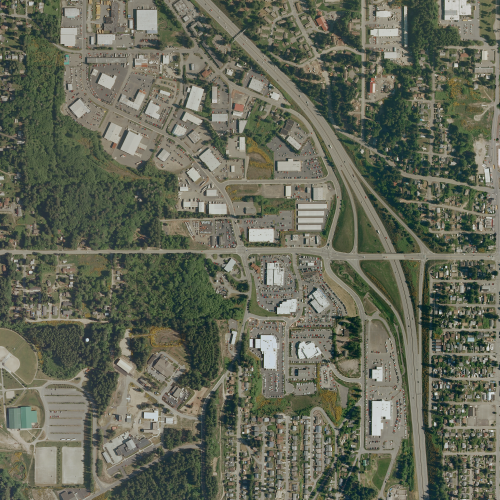
#> input picture data/raw/RGB.png, 1000 x 1000 px (shown at 1/2 size)
$ python local_run.py
#> lines starting #> are read from the running program, lines starting #| are printed output that depends on the picture
### src/splitraster/io.py
# import time
# from osgeo import gdal
import random
from pathlib import Path

import numpy as np
from skimage.io import imread, imsave
from tqdm import tqdm


def read_image(file_name) -> np.ndarray:
    """
    Read image from file_name
    Args: file_name: image file name
    Returns: image array
    Note:
    The different color bands/channels are stored in the third dimension,
    such that a gray-image is MxN, an RGB-image HxWx3 and an RGBA-image HxWx4.
    """
    try:
        if not Path(file_name).is_file():
            print(file_name + "Can not open file!")
            return None
        img = imread(file_name)
        return img
    except Exception as e:
        print("Error in read_image: " + str(e))
        return None


def save_image(img_arr, file_name) -> str:
    """
    Save image to file_name
    Args: img_arr: image array
    Output: file_name: image file name
    """
    if Path(file_name).is_file():
        print(f"Overwrite existing file: {file_name}")
    imsave(file_name, img_arr)
    return file_name


# [11 lines left out: function count_files, not called in this run]


def validate_tiling_params(crop_size, repetition_rate) -> int:
    """
    Validate crop and overlap settings, then return the stride.
    Args:
        crop_size: crop size
        repetition_rate: repetition rate
    Returns:
        stride
    """
    if crop_size <= 0:
        raise ValueError("crop_size must be greater than 0")
    if not 0 <= repetition_rate < 1:
        raise ValueError("repetition_rate must be greater than or equal to 0 and less than 1")

    stride = int(crop_size * (1 - repetition_rate))
    if stride <= 0:
        raise ValueError("crop_size and repetition_rate must produce a positive stride")
    return stride


def padding_image(img, stride) -> np.ndarray:
    """
    Padding image to the size of multiple of stride
    Args:
        img: image array
        stride: stride
    Returns:
        padded image array
    """

    if len(img.shape) == 2:
        img = img[:, :, np.newaxis]
    height = img.shape[0]
    width = img.shape[1]
    D = img.shape[2]  # this one is for (H, W, C) format
    # get the minial padding image size
    H = int(np.ceil(height / stride) * stride)
    W = int(np.ceil(width / stride) * stride)

    padded_img = np.zeros([H, W, D], dtype=img.dtype)
    for d in range(D):  # padding every layer
        onelayer = img[:, :, d]
        padded_img[:, :, d] = np.pad(onelayer, ((0, H - height), (0, W - width)), "reflect")
    padded_img = np.squeeze(padded_img)  # Remove axes of length one
    return padded_img


def split_image(img_path, save_path, crop_size, repetition_rate=0, overwrite=True) -> int:
    """
    Split image into tiles
    Args:
        img_path: image path
        save_path: save path
        crop_size: crop size
        repetition_rate: repetition rate
        overwrite: overwrite existing files
    Returns:
        number of tiles
    """

    # check input image
    img = read_image(img_path)
    if img is None:
        return None
    # get image suffix
    ext = Path(img_path).suffix
    # check output folder, if not exists, creat it.
    Path(save_path).mkdir(parents=True, exist_ok=True)

    print(f"Input Image File Shape (H, W, D):{img.shape}")

    stride = validate_tiling_params(crop_size, repetition_rate)
    print(f"crop_size = {crop_size}, stride = {stride}")

    padded_img = padding_image(img, stride)
    H = padded_img.shape[0]
    W = padded_img.shape[1]
    print(f"Padding Image File Shape (H, W, D):{padded_img.shape}")

    if overwrite:
        new_name = 1
    else:
        cnt = count_files(save_path)
        new_name = cnt + 1
        print(f"There are {cnt} files in the {save_path}")
        print(f"New image name will start with {new_name}")

    n_rows = int((H - crop_size) / stride + 1)
    n_cols = int((W - crop_size) / stride + 1)

    def tile_generator():
        for idh in range(n_rows):
            h = idh * stride
            for idw in range(n_cols):
                w = idw * stride
                yield h, w

    with tqdm(
        total=n_rows * n_cols, desc="Generating", colour="green", leave=True, unit="img"
    ) as pbar:
        if len(img.shape) == 2:
            for n, (h, w) in enumerate(tile_generator()):
                crop_img = padded_img[h : h + crop_size, w : w + crop_size]
                crop_image_name = f"{new_name:04d}{ext}"
                crop_image_path = Path(save_path) / crop_image_name
                save_image(crop_img, crop_image_path)
                new_name = new_name + 1
                pbar.update(1)
        else:
            for n, (h, w) in enumerate(tile_generator()):
                crop_img = padded_img[h : h + crop_size, w : w + crop_size, :]
                crop_image_name = f"{new_name:04d}{ext}"
                crop_image_path = Path(save_path) / crop_image_name
                save_image(crop_img, crop_image_path)
                new_name = new_name + 1
                pbar.update(1)

    return n + 1


def random_crop_image(
    img_path,
    img_save_path,
    label_path,
    label_save_path,
    crop_size=256,
    crop_number=20,
    img_ext=".jpg",
    label_ext=".png",
    overwrite=True,
) -> int:
    """Generate Random cropped image pair from the input image pairs.

    Args:
        img_path (str): path of input image
        img_save_path (str):
        crop_size (int): image tile size (H,W), i.e., 256x256
        overwrite (bool, optional): [overwrite existing files]. Defaults to True.
    """
    img = read_image(img_path)
    if img is None:
        print("Input image is missing")
        return None
    label = read_image(label_path)
    if label is None:
        print("Label image is missing")
        return None

    # check output folder, if not exists, create it.
    Path(img_save_path).mkdir(parents=True, exist_ok=True)
    Path(label_save_path).mkdir(parents=True, exist_ok=True)

    # get the file formats, if none, use the same format as the source file.
    if img_ext is None:
        img_ext = Path(img_path).suffix
    if label_ext is None:
        label_ext = Path(label_path).suffix

    # find the start name of the image paris.
    if overwrite:
        new_name = 1
    else:
        img_cnt = count_files(img_save_path)
        label_cnt = count_files(label_save_path)
        new_name = img_cnt + 1
        print(f"There are {img_cnt} files in the {img_save_path}")
        print(f"There are {label_cnt} files in the {label_save_path}")
        if not img_cnt == label_cnt:
            print("Image Pair doest not match in output folders.")
            return None
        print(f"New image pairs' name will start with {new_name}")

    crop_cnt = 0
    H = img.shape[0]
    W = img.shape[1]

    with tqdm(total=crop_number, desc="Generating", colour="green", leave=True, unit="img") as pbar:
        while crop_cnt < crop_number:
            # Crop img_crop, label_crop paris and save them to the output folders.
            UpperLeftX = random.randint(0, H - crop_size)
            UpperLeftY = random.randint(0, W - crop_size)
            if len(img.shape) == 2:
                imgCrop = img[
                    UpperLeftX : UpperLeftX + crop_size,
                    UpperLeftY : UpperLeftY + crop_size,
                ]
            else:
                imgCrop = img[
                    UpperLeftX : UpperLeftX + crop_size,
                    UpperLeftY : UpperLeftY + crop_size,
                    :,
                ]
            if len(label.shape) == 2:
                labelCrop = label[
                    UpperLeftX : UpperLeftX + crop_size,
                    UpperLeftY : UpperLeftY + crop_size,
                ]
            else:
                labelCrop = label[
                    UpperLeftX : UpperLeftX + crop_size,
                    UpperLeftY : UpperLeftY + crop_size,
                    :,
                ]
            # save image pairs
            crop_image_name = f"{new_name:04d}{img_ext}"
            crop_image_path = Path(img_save_path) / crop_image_name
            save_image(imgCrop, crop_image_path)

            crop_image_name = f"{new_name:04d}{label_ext}"
            crop_image_path = Path(label_save_path) / crop_image_name
            save_image(labelCrop, crop_image_path)

            new_name = new_name + 1  # update image name
            crop_cnt = crop_cnt + 1  # add crop count
            pbar.update(1)

    return crop_cnt  # return total crop sample pair number.

### src/splitraster/geo.py
import random
from pathlib import Path
from typing import Optional, Tuple

import numpy as np

from splitraster.io import validate_tiling_params

try:
    from osgeo import gdal, gdal_array
except ImportError:
    raise ImportError(
        "GDAL is not installed. Please install it using 'pip install \"splitraster[geo]\"' "
        "or follow the instructions in the README for system-level GDAL installation."
    )
from tqdm import tqdm


def read_rasterArray(image_path: str) -> Tuple[np.ndarray, Tuple[float, ...], str]:
    dataset = gdal.Open(image_path, gdal.GA_ReadOnly)
    if dataset is None:
        raise FileNotFoundError(f"Can not open raster file: {image_path}")
    image = dataset.ReadAsArray()  # get the rasterArray
    # convert 2D raster to [1, H, W] format
    if len(image.shape) == 2:
        image = image[np.newaxis, :, :]
    proj = dataset.GetProjection()
    geotrans = dataset.GetGeoTransform()
    return image, geotrans, proj


# [34 lines left out: functions save_rasterGeoTIF, save_rasterArray, not called in this run]


def count_files(folder_path: str) -> int:
    return sum(1 for path in Path(folder_path).iterdir() if path.is_file())


# [11 lines left out: function padding_mul_image, not called in this run]


def split_image(
    img_path: str,
    save_path: str,
    crop_size: int,
    repetition_rate: float = 0,
    overwrite: bool = True,
    ext: Optional[str] = ".",
) -> Optional[int]:
    # check input image
    img, geotrans, proj = read_rasterArray(img_path)
    if img is None:
        print("Image not found")
        return None
    # get image suffix
    ext = Path(img_path).suffix
    # check output folder, if not exists, creat it.
    Path(save_path).mkdir(parents=True, exist_ok=True)

    print(f"Input Image File Shape (D, H, W):{img.shape}")

    stride = validate_tiling_params(crop_size, repetition_rate)
    print(f"crop_size = {crop_size}, stride = {stride}")

    padded_img = padding_mul_image(img, stride)

    H = padded_img.shape[1]
    W = padded_img.shape[2]

    print(f"Padding Image File Shape (D, H, W):{padded_img.shape}")

    if overwrite:
        new_name = 1
    else:
        cnt = count_files(save_path)
        new_name = cnt + 1
        print(f"There are {cnt} files in the {save_path}")
        print(f"New image name will start with {new_name}")

    n_rows = int((H - crop_size) / stride + 1)
    n_cols = int((W - crop_size) / stride + 1)

    def tile_generator():
        for idh in range(n_rows):
            h = idh * stride
            for idw in range(n_cols):
                w = idw * stride
                yield h, w

    with tqdm(
        total=n_rows * n_cols, desc="Generating", colour="green", leave=True, unit="img"
    ) as pbar:
        for n, (h, w) in enumerate(tile_generator()):
            crop_img = padded_img[:, h : h + crop_size, w : w + crop_size]
            crop_image_name = f"{new_name:04d}{ext}"
            crop_image_path = Path(save_path) / crop_image_name
            save_rasterGeoTIF(crop_img, geotrans, proj, str(crop_image_path))
            new_name += 1
            pbar.update(1)

    return n + 1


# [93 lines left out: function random_crop_image, not called in this run]

### src/local_run.py
# %% Example A: General image seg dataset
from splitraster import geo, io


# %% Example A: General image seg dataset - Slide Window Method
input_image_path = "../data/raw/RGB.png"
gt_image_path = "../data/raw/GT.png"

input_save_path = "../data/processed/RGB"
gt_save_path = "../data/processed/GT"

crop_size = 256
repetition_rate = 0
overwrite = True

n = io.split_image(
    input_image_path,
    input_save_path,
    crop_size,
    repetition_rate=repetition_rate,
    overwrite=overwrite,
)
#> in read_image, img is the input picture: shape (1000, 1000, 3); mean R, G, B 100.5, 103.9, 88
#> in validate_tiling_params, `stride = int(crop_size * (1 - repetition_rate))`: stride = 256
#> in padding_image, `height = img.shape[0]`: height = 1000
#> in padding_image, `H = int(np.ceil(height / stride) * stride)`: H = 1024
#> after the loop in padding_image, `for d in range(D):`:
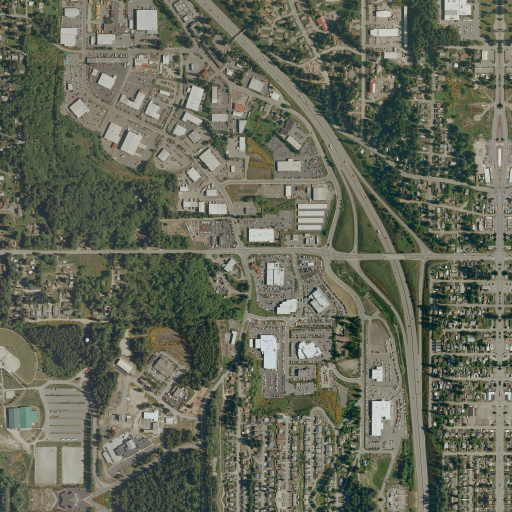
#> padded_img: shape (1024, 1024, 3) (shown at 1/2 size); mean R, G, B 100.9, 104.1, 88.3
#> in save_image (call 15), `imsave(file_name, img_arr)`:
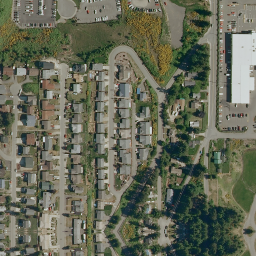
#> saved as 0015.png: shape (256, 256, 3); mean R, G, B 102, 105.5, 88
#> in save_image (call 16), `imsave(file_name, img_arr)`:
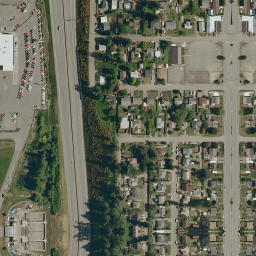
#> saved as 0016.png: shape (256, 256, 3); mean R, G, B 105.2, 107.9, 91.9
#> n = 16
print(f"{n} tiles sample of {input_image_path} are added at {input_save_path}")
#| 16 tiles sample of ../data/raw/RGB.png are added at ../data/processed/RGB

n = io.split_image(
    gt_image_path,
    gt_save_path,
    crop_size,
    repetition_rate=repetition_rate,
    overwrite=overwrite,
)
#> call 2 of read_image, with file_name = '../data/raw/GT.png'
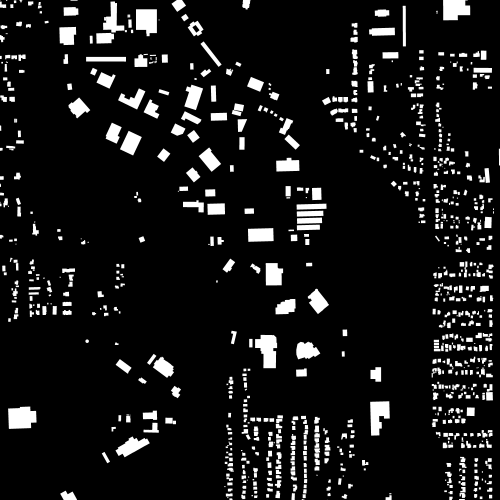
#> input picture data/raw/GT.png, 1000 x 1000 px (shown at 1/2 size)
#> in read_image, img is the input picture: shape (1000, 1000); min 0, max 255, mean 23.1
#> call 2 of padding_image, with stride = 256
#> after the loop in padding_image (call 2), `for d in range(D):`:
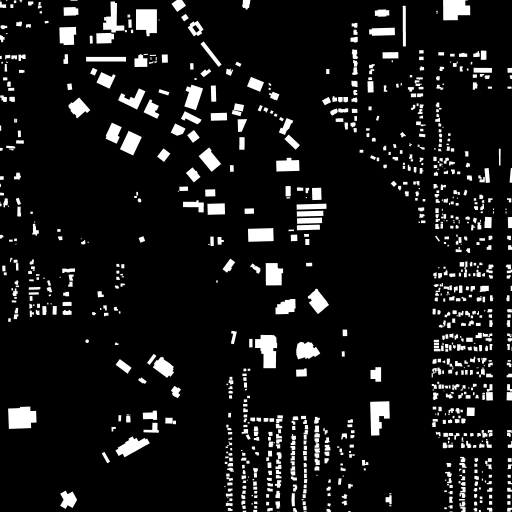
#> padded_img: shape (1024, 1024, 1) (shown at 1/2 size); min 0, max 255, mean 23.1
print(f"{n} tiles sample of {gt_image_path} are added at {gt_save_path}")
#| 16 tiles sample of ../data/raw/GT.png are added at ../data/processed/GT


# %% Example AA: General image seg dataset: Random Sampling Method
input_image_path = "../data/raw/RGB.png"
gt_image_path = "../data/raw/GT.png"

input_save_path = "../data/processed/Rand/RGB"
gt_save_path = "../data/processed/Rand/GT"

n = io.random_crop_image(
    input_image_path,
    input_save_path,
    gt_image_path,
    gt_save_path,
    crop_size=256,
    crop_number=20,
    img_ext=".png",
    label_ext=".png",
    overwrite=True,
)
#> after the loop in random_crop_image, `while crop_cnt < crop_number:`:
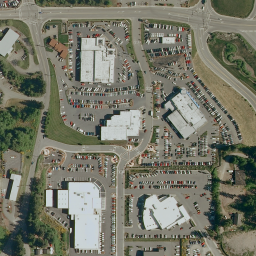
#> imgCrop: shape (256, 256, 3); mean R, G, B 117.3, 118.2, 103.7
#> after the loop in random_crop_image, `while crop_cnt < crop_number:`:
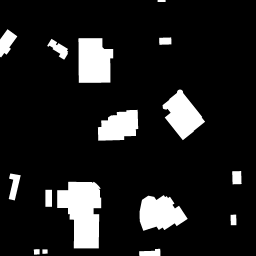
#> labelCrop: shape (256, 256); min 0, max 255, mean 30.6
#> after the loop in random_crop_image, `while crop_cnt < crop_number:`: crop_cnt = 20; new_name = 21
#> n = 20

print(
    f"{n} sample paris of {input_image_path, gt_image_path} are added at {input_save_path, gt_save_path}."
)
#| 20 sample paris of ('../data/raw/RGB.png', '../data/raw/GT.png') are added at ('../data/processed/Rand/RGB', '../data/processed/Rand/GT').


# %% Example B: Remote Sensing image seg dataset - Slide Window Method

input_tif_image_path = "../data/raw/TIF/RGB5k.tif"
gt_tif_image_path = "../data/raw/TIF/GT5k.tif"

input_save_image_path = "../data/processed/RGB_TIF"
gt_save_image_path = "../data/processed/GT_TIF"

crop_size = 500
repetition_rate = 0
overwrite = True

n = geo.split_image(
    input_tif_image_path, input_save_image_path, crop_size, repetition_rate, overwrite
)
#> (the run stopped early here; a loop or call above may not have finished)
